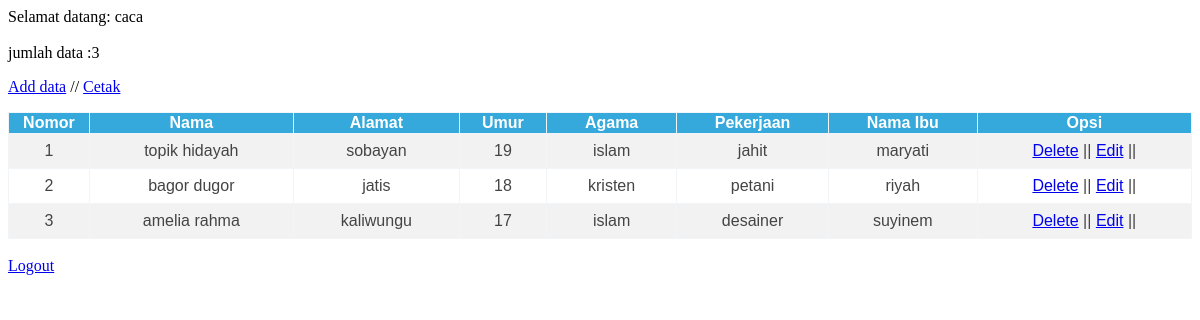
/home.php (signed in), run on the app's committed database.
### tables this page shows
CREATE TABLE IF NOT EXISTS `identitas` (
`id` int(11) NOT NULL,
  `nama` varchar(30) NOT NULL,
  `alamat` text NOT NULL,
  `usia` char(20) NOT NULL,
  `agama` varchar(30) NOT NULL,
  `pekerjaan` varchar(30) NOT NULL,
  `nama_ibu_kandung` varchar(30) NOT NULL
);

### home.php (the view, shortened to what this page needs)
<?php
if(isset($_SESSION['username'])){
	$query=mysql_query("SELECT * FROM identitas");
	$jumlah=mysql_num_rows($query);
	echo "Selamat datang: ".$_SESSION['username'];
	echo "jumlah data :".$jumlah;
?>
<!DOCTYPE html>
<html>
<head>
	<link rel="stylesheet" type="text/css" href="css/utama.css">
</head>
<body>
<p>
	<a href="tambah.php">Add data</a> // <a href="cetak.php" target="_blank">Cetak</a>
</p>
<table border="1" class="table1">
	<tr>
		<th>Nomor</th>
		<th>Nama</th>
		<th>Alamat</th>
		<th>Umur</th>
		<th>Agama</th>
		<th>Pekerjaan</th>
		<th>Nama Ibu</th>
		<th>Opsi</th>
	</tr>
<?php
$no=0;
while($row=mysql_fetch_array($query)){
?>
<tr>
	<td><?php echo $no=$no+1; ?></td>
	<td><?php echo $row['nama']; ?></td>
	<td><?php echo $row['alamat']; ?></td>
	<td><?php echo $row['usia']; ?></td>
	<td><?php echo $row['agama']; ?></td>
	<td><?php echo $row['pekerjaan']; ?></td>
	<td><?php echo $row['nama_ibu_kandung']; ?></td>
	<td>
		<a href='delete.php?id=<?php echo $row['id']; ?>'>Delete</a> ||
		<a href='edit.php?id=<?php echo $row['id']; ?>'>Edit</a> ||
	</td>
</tr>
<?php
}
?>
</table><br>
<a href="logout.php">Logout</a>
<?php
}else{
	echo "anda tidak boloh akses halaman ini. silahkan login dulu <a href='fom.php'>Login dulu</a>";
}
?>
</body>
</html>

### css/utama.css (style rules this page uses)
.table1 { font-family:sans-serif; border-collapse:collapse; width:100%; color:#444; border:1px solid #f2f5f7; }
.table tr,th { background-color:#35A9DB; color:#ffffff; }
.table th,td { padding:8px 20px; text-align:center; }
.table1 tr:nth-child(even) { background-color: #f2f2f2; }

### data on the page
identitas: nama "topik hidayah", alamat "sobayan", usia "19", agama "islam", pekerjaan "jahit", nama_ibu_kandung "maryati"
identitas: no "2", nama "bagor dugor", alamat "jatis", usia "18", agama "kristen", pekerjaan "petani", nama_ibu_kandung "riyah"
identitas: no "3", nama "amelia rahma", alamat "kaliwungu", usia "17", agama "islam", pekerjaan "desainer", nama_ibu_kandung "suyinem"

### other printed values
$_SESSION['username'] "caca"
$jumlah "3"
